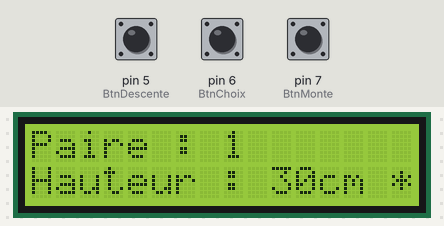
This sketch was run on a simulated Arduino Uno, built with avr-gcc and run on an emulated ATmega328P. Parts: 16×2 character LCD. The inputs (shaded band) are chosen by the test bench; at power-on: pin 6 (BtnChoix) LOW, pin 7 (BtnMonte) LOW, pin 5 (BtnDescente) LOW. No radio packets arrive unless stated; what the sketch prints to the serial monitor is not drawn.

Above: at 1.2 s.
1.3 s: pin 6 (BtnChoix) pulled HIGH for 0.15 s
At 2.4 s:
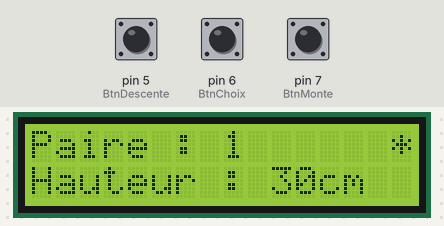
2.9 s: pin 7 (BtnMonte) pulled HIGH for 0.15 s
At 4.2 s:
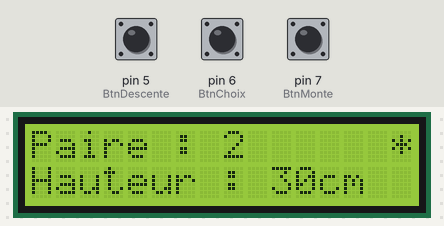
4.5 s: pin 6 (BtnChoix) pulled HIGH for 1 s
At 5.0 s:
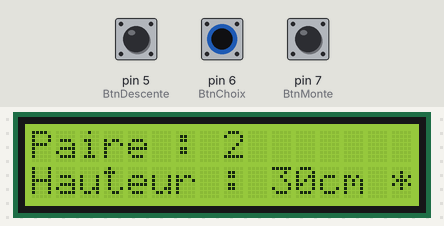
7.0 s: pin 7 (BtnMonte) pulled HIGH for 1 s
At 8.7 s:
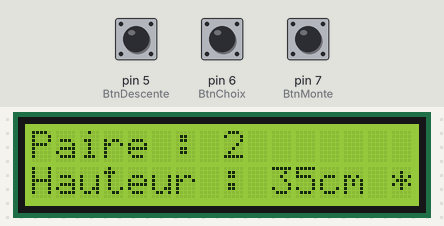
Timing chart, 0 to 10.2 s (numbered marks = the images above; inputs shaded):
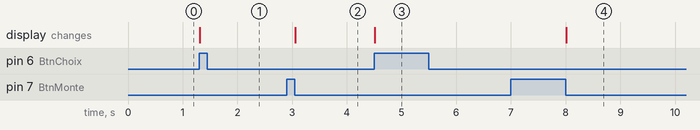

The sketch:

emmetteur_nrf24.ino
```cpp
/*NRF24L01_Emetteur est un programme qui, grâce à un module NRF24L01, envoie un tableau de valeurs à une autre carte Arduino.*/

#include <SPI.h>                                                          // appel des bibliothèques
#include <nRF24L01.h>
#include <RF24.h>
#include <LiquidCrystal_I2C.h>
#include <Wire.h>

#define CE_PIN   9
#define CSN_PIN 10

const uint64_t adresse = 0xE8E8F0F0E1LL;           // adresse du canal de communication
int data[1]={0};
boolean leed = false;


const int BtnDescente = 5;
const int BtnMonte = 7;
const int BtnChoix = 6;


boolean Curseur = false;

// variables pour début d'affichage.
bool DebutAffichage=true;

// variable pour faire la hauteur et les num de paires
int TableauPaire[8][2] = { {1, 30},{2, 30},{3, 30},{4, 30},{5, 30},{6, 30},{7, 30},{8, 30}}; // tableau des paires
const int Hauteur = 1;
const int ValPaire = 0;
int Paire = 0;
int a;

LiquidCrystal_I2C lcd(0x27, 16, 2);
RF24 radio(CE_PIN, CSN_PIN);                                   // création de l'objet radio

void setup()
{ Serial.begin(9600);
  radio.begin();                                              // initialisation du module NRF24L01
  radio.setPALevel(RF24_PA_MAX);                              // définition de la puissance de transmission
  radio.openWritingPipe(adresse);                             // configuration du canal de communication du module NRF24L01
  lcd.init();
  lcd.backlight();

  pinMode (BtnDescente, INPUT);
  pinMode(7, INPUT);
  pinMode(BtnChoix, INPUT);
}

void loop()
{
  //début de l'écran de contrôle.

 if(DebutAffichage==true){
  lcd.setCursor(15,1);
  lcd.print("*");
  lcd.setCursor(0,0);
  lcd.print("Paire :");
  lcd.setCursor(0,1);
  lcd.print("Hauteur :");
  DebutAffichage=false;
 }


while (digitalRead(BtnChoix)==HIGH){
  Serial.print(Curseur);
if (Curseur==true){
  Serial.print(Curseur);
  lcd.setCursor(15,0);
  lcd.print(" ");
  lcd.setCursor(15,1);
  lcd.print("*");
  Curseur=false;
  }else{
     Serial.print(Curseur);
    lcd.setCursor(15,0);
  lcd.print("*");
  lcd.setCursor(15,1);
  lcd.print(" ");
  Curseur=true;
    }
    while (digitalRead(BtnChoix)==HIGH){}
}


//modification numéro de paires
if(Curseur==true){

  while (digitalRead(BtnMonte)==HIGH){
if(Paire<7) {

   Paire=Paire+1;

}
     while (digitalRead(BtnMonte)==HIGH){}
    }
while (digitalRead(BtnDescente)==HIGH){
  if (Paire>0){
  Paire=Paire-1;

  }
  while (digitalRead(BtnDescente)==HIGH){}
  }


  }
//modification hauteur de la paire
if(Curseur==false){

  while (digitalRead(BtnMonte)==HIGH){
  if(TableauPaire[Paire][Hauteur]<150){
    data[0]=data[0]+5;
   TableauPaire[Paire][Hauteur]=TableauPaire[Paire][Hauteur]+5;

  }
     while (digitalRead(BtnMonte)==HIGH){}
    }
while (digitalRead(BtnDescente)==HIGH){

  if(TableauPaire[Paire][Hauteur]>30){
    data[0]=data[0]-5;
  TableauPaire[Paire][Hauteur]=TableauPaire[Paire][Hauteur]-5;
  Serial.println(TableauPaire[Paire][ValPaire]);
  }

  while (digitalRead(BtnDescente)==HIGH){}
  }
  }

if(TableauPaire[Paire][Hauteur]<100){
  lcd.setCursor(14,1);
  lcd.print(" ");
  }
 lcd.setCursor(8,0);
  lcd.print(TableauPaire[Paire][ValPaire]);
  lcd.setCursor(10,1);
  lcd.print(TableauPaire[Paire][Hauteur]);
  lcd.print("cm");


   Serial.println(TableauPaire[0][1]);


  radio.write( TableauPaire, sizeof(TableauPaire) );// envoi des données
  }
```

Measured:
- after the input at 1.3 s, the display: changes at once (image 1)
- after the input at 2.9 s, the display: changes after 0.16 s (image 2)
- after the input at 4.5 s, the display: changes at once (image 3)
- after the input at 7.0 s, the display: changes after 1.0 s (image 4)
